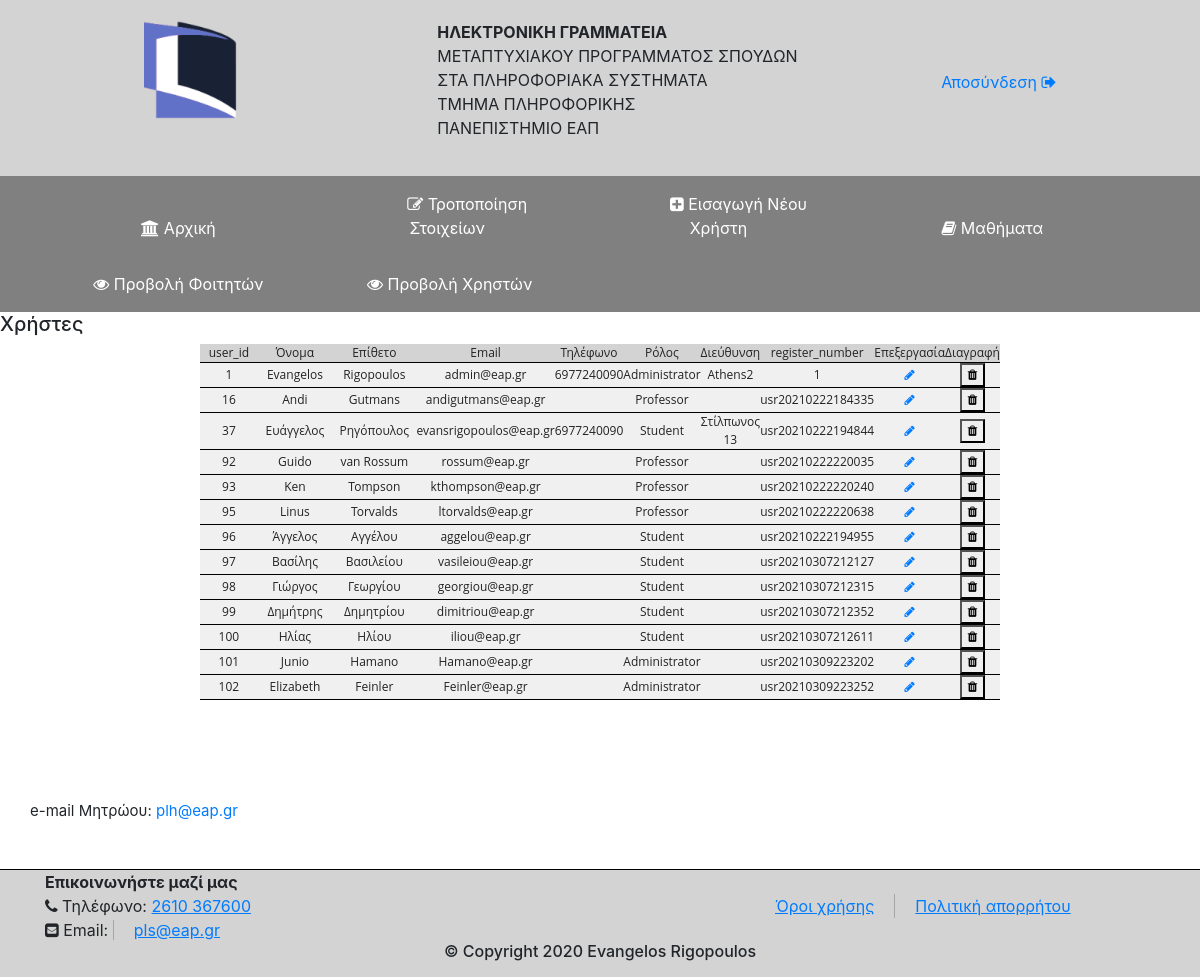
The app's page /showusers.php with its own data.
### tables this page shows
CREATE TABLE `user` (
  `user_id` int(10) NOT NULL,
  `name` varchar(50) DEFAULT NULL,
  `lastname` varchar(50) DEFAULT NULL,
  `Email` varchar(50) DEFAULT NULL,
  `Password` varchar(50) DEFAULT NULL,
  `role` set('Administrator','Student','Professor') NOT NULL,
  `mobile` varchar(10) DEFAULT NULL,
  `address` varchar(50) DEFAULT NULL,
  `birth_date` date DEFAULT NULL,
  `register_date` date DEFAULT NULL,
  `register_number` varchar(50) NOT NULL
);

### showusers.php (the view, shortened to what this page needs)
<?php
include("header.php");
include("config.php");
?>
<!DOCTYPE html>
<html lang="en">
  <link rel="stylesheet" href="https://stackpath.bootstrapcdn.com/bootstrap/4.1.3/css/bootstrap.min.css">
  <link rel="stylesheet" href="styles/styles.css">
  <link rel="stylesheet" href="https://cdnjs.cloudflare.com/ajax/libs/font-awesome/4.7.0/css/font-awesome.min.css">
  <link
  rel="stylesheet"
  href="https://cdnjs.cloudflare.com/ajax/libs/animate.css/4.1.1/animate.min.css"
/>
</head>
<body>
    <h5>Χρήστες</h5>
    <?php
        $sql="SELECT * FROM user  ORDER BY user_id ASC; ";
        $data = $conn->query($sql);
    ?>
    <table id="myTable" class="show" >
    <thead>
            <tr class="text">
            <th>user_id</th>
            <th onclick="sortTable(1)" style="cursor: pointer;">Όνομα</th>
            <th onclick="sortTable(2)" style="cursor: pointer;">Επίθετο</th>
            <th onclick="sortTable(3)" style="cursor: pointer;">Email</th>
            <th>Τηλέφωνο</th>
            <th onclick="sortTable(5)" style="cursor: pointer;">Ρόλος</th>
            <th onclick="sortTable(6)" style="cursor: pointer;">Διεύθυνση</th>
            <th onclick="sortTable(7)" style="cursor: pointer;">register_number</th>
            <th>Επεξεργασία</th>
            <th>Διαγραφή</th>
            </tr>
            </thead>
        <?php while($row = $data->fetch()): ?>
            <tbody>
        <tr class="coloredtext">
            <td><?=$row['user_id']?></td>
            <td><?=$row['name']?></td>
            <td><?=$row['lastname']?></td>
            <td><?=$row['Email']?></td>
            <td><?=$row['mobile']?></td>
            <td><?=$row['role']?></td>
            <td><?=$row['address']?></td>
           <td><?=$row['register_number']?></td>
           <td><a href="updateuser.php?user_id=<?=$row['user_id']?>"><i class="fa fa-pencil"></i></a></td>
           <td><button onclick="myFunction()"><i class="fa fa-trash"></i></button></td>
        </tr>
            </tbody>
        <?php endwhile ?>
    </table>
    <div style="padding:100px 0 30px 30px;">
    <p  style="font-size:15px;">
    <span class="text">e-mail Μητρώου:</span>
    <span class="text"> <a href="#">plh@eap.gr</a></span>
</p>
    </div>
</body>
<?php
    include("footer.php");
    ?>
</html>

### styles/styles.css (style rules this page uses)
body { margin: 0em; width: auto; }
table, th, td { border: 1px solid black; border-collapse: collapse; text-align: center; color:rgb(91, 91, 92); }
table { width:100%; }
th { background-color:lightgray; width:30%; }
.text { background-color: #ffffff; }
.coloredtext { background-color:#f0f0f0; ; }
.user,tr,th,td { font-family: Open Sans !important; font: 75% / 1.5 sans-serif; margin: 0; padding: 0; border: none; color: #222222; }
.show { display: table; border-collapse: separate; box-sizing: border-box; text-indent: initial; border-spacing:2px; width:800px; height: auto; border-top-width: 0px; border-right-width: 0px; border-bottom-width: 0px; border-left-width: 0px; border-spacing:2px; border-collapse: collapse; animation:fadeInLeft; animation-duration: 0.5s; }
.show th { margin:auto; border: auto; padding:auto; font:100%; }
.show,th,td { font-family: Open Sans !important; font:100% /1.5 Arial, Helvetica, sans-serif; margin:auto; border-bottom: 1px black solid; padding:auto; color: #222222; border-collapse: collapse; border-spacing:2px; }

### records on screen
user: user_id "1", name "Evangelos", lastname "Rigopoulos", Email "admin@eap.gr", mobile "6977240090", role "Administrator", address "Athens2", register_number "1"
user: user_id "16", name "Andi", lastname "Gutmans", Email "andigutmans@eap.gr", role "Professor", register_number "usr20210222184335"
user: user_id "37", name "Ευάγγελος", lastname "Ρηγόπουλος", Email "evansrigopoulos@eap.gr", mobile "6977240090", role "Student", address "Στίλπωνος 13", register_number "usr20210222194844"
user: user_id "92", name "Guido", lastname "van Rossum", Email "rossum@eap.gr", role "Professor", register_number "usr20210222220035"
user: user_id "93", name "Ken", lastname "Tompson", Email "kthompson@eap.gr", role "Professor", register_number "usr20210222220240"
user: user_id "95", name "Linus", lastname "Torvalds", Email "ltorvalds@eap.gr", role "Professor", register_number "usr20210222220638"
user: user_id "96", name "Άγγελος", lastname "Αγγέλου", Email "aggelou@eap.gr", role "Student", register_number "usr20210222194955"
user: user_id "97", name "Βασίλης", lastname "Βασιλείου", Email "vasileiou@eap.gr", role "Student", register_number "usr20210307212127"
user: user_id "98", name "Γιώργος", lastname "Γεωργίου", Email "georgiou@eap.gr", role "Student", register_number "usr20210307212315"
user: user_id "99", name "Δημήτρης", lastname "Δημητρίου", Email "dimitriou@eap.gr", role "Student", register_number "usr20210307212352"
user: user_id "100", name "Ηλίας", lastname "Ηλίου", Email "iliou@eap.gr", role "Student", register_number "usr20210307212611"
user: user_id "101", name "Junio", lastname "Hamano", Email "Hamano@eap.gr", role "Administrator", register_number "usr20210309223202"
user: user_id "102", name "Elizabeth", lastname "Feinler", Email "Feinler@eap.gr", role "Administrator", register_number "usr20210309223252"
